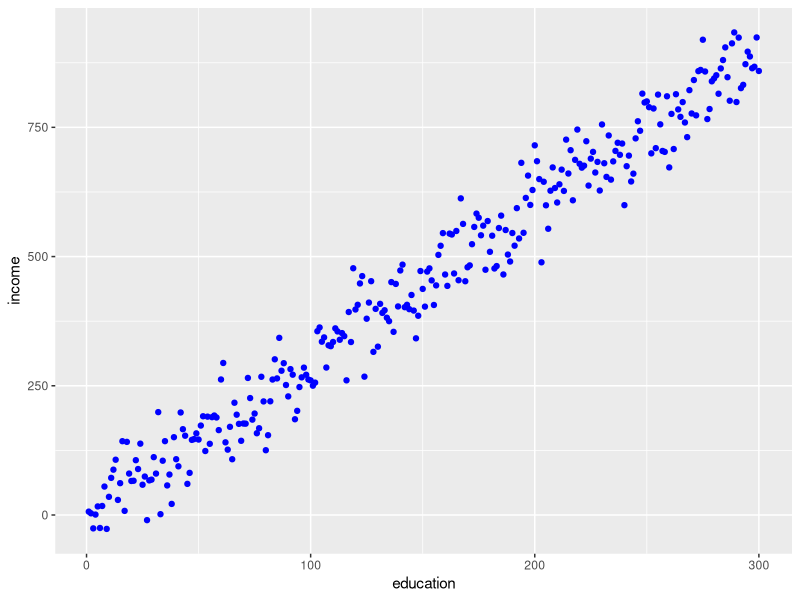
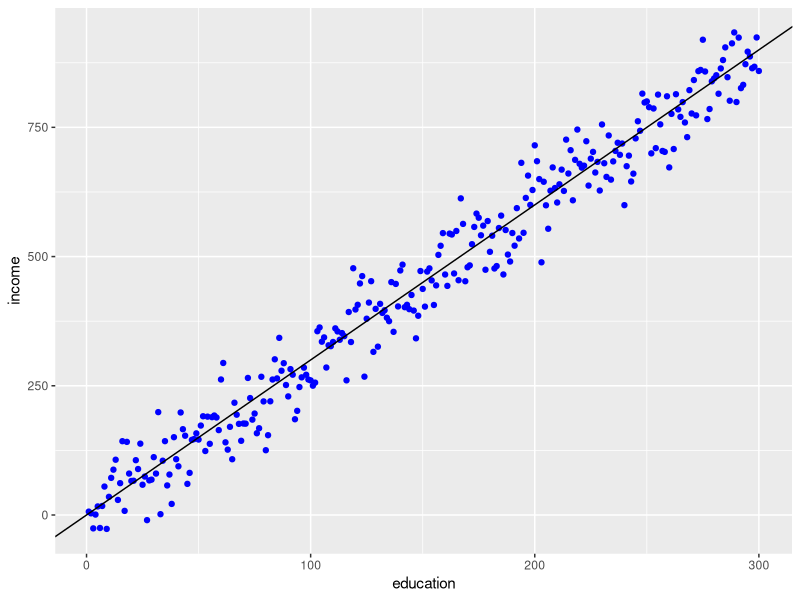
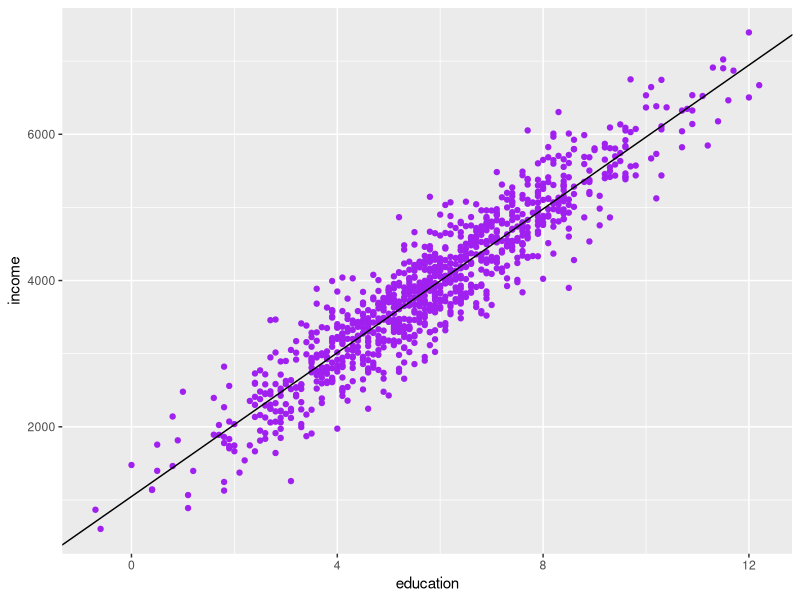
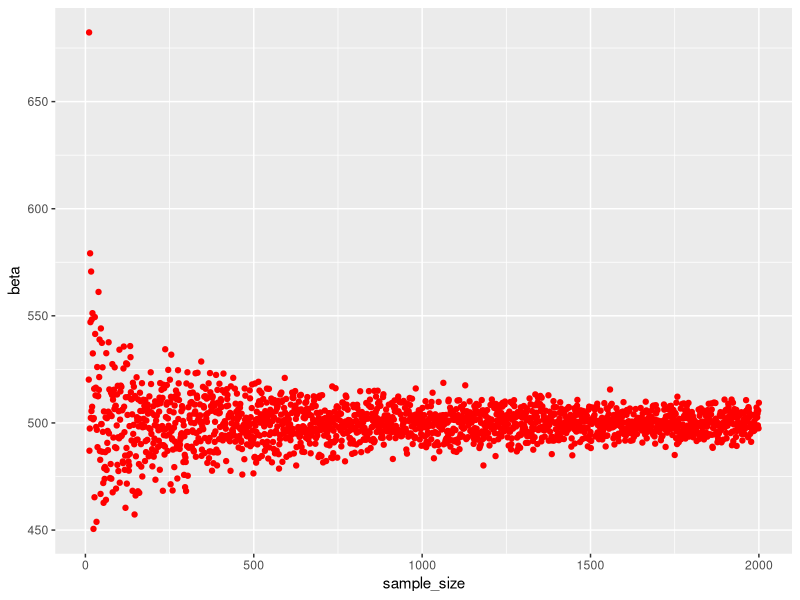
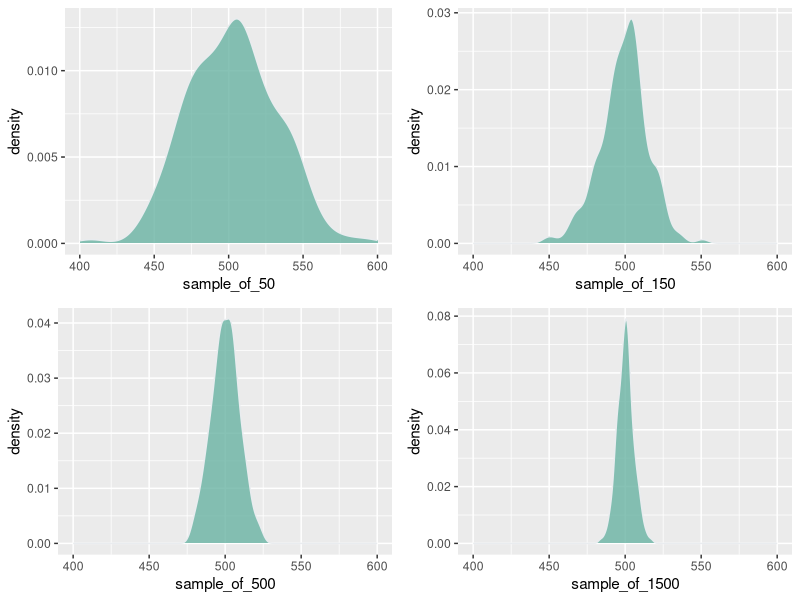

The R source for these figures, in order:
## ---- chunk 1
#sample with linear relationship between x and y
n = 300
education = seq(1, n)
income = 3*education + rnorm(n=n, sd=45) 
data1 = data.frame(education,income)

#plot relationship in order to make it more intuitive
library(ggplot2)
ggplot(data1, aes(x=education, y=income)) + geom_point(col="blue")
## ---- chunk 2
library(ggplot2)
ggplot(data1, aes(x=education, y=income)) + geom_point(col="blue") +
  geom_abline(intercept = 0, slope = 3)
## ---- chunk 3
send_survey = function(n){
  education = rnorm(mean = 6, sd = 2, n=n)
  income = 1000 + 500*education + rnorm(n=n, sd=400) 
  education = round(education, 1)
  data = data.frame(education,income)
  return(data)
}
## ---- chunk 4
send_survey(10)
## ---- chunk 5
# the survey result are store in a object called "data"
n = 1000
data = send_survey(n)

#define X and y
X = cbind(data$education, rep(1, times=n)) #add a column of 1 because we use matrix product
y = data$income

#compute beta
beta = solve((t(X) %*% X)) %*% t(X) %*% y
cat("Beta0 estimation =", beta[2],
    "\nBeta1 estimation =", beta[1])
## ---- chunk 6
ggplot(data, aes(x=education, y=income)) + geom_point(col="purple") +
  geom_abline(intercept = beta[2], slope = beta[1])
## ---- chunk 7
#create a function that computes beta for a given sample size
compute_beta = function(n, index=1){

  # the survey result are store in a object called "data"
  data = send_survey(n)
  
  #define X and y
  X = cbind(data$education, rep(1, times=n)) #add a column of 1 because we use matrix product
  y = data$income
  
  #compute beta
  beta = solve((t(X) %*% X)) %*% t(X) %*% y
  return(beta[index])
}
## ---- chunk 8
#create the data frame to plot
beta = c()
sample_size = c()
for (i in seq(10, 2000)){
  beta = append(beta, compute_beta(i))
  sample_size = append(sample_size, i)
}
data = as.data.frame(cbind(beta, sample_size))

#plot result
library(ggplot2)
ggplot(data, aes(x=sample_size, y=beta)) + geom_point(col="red")
## ---- chunk 9
cat("Average value of beta1 estimation based on almost 2000 different samples:", mean(data$beta))
## ---- chunk 10
compute_beta = function(n, index=1){

  # the survey result are store in a object called "data"
  data = send_survey(n)
  
  #define X and y
  X = cbind(data$education, rep(1, times=n)) #add a column of 1 because we use matrix product
  y = data$income
  
  #compute beta
  beta = solve((t(X) %*% X)) %*% t(X) %*% y
  return(beta[index])
}

#compute 200 beta with 4 different sample size (50, 150, 500 and 1500)
sample_of_50 = c()
sample_of_150 = c()
sample_of_500 = c()
sample_of_1500 = c()
for (i in seq(1,200)){
  sample_of_50 = append(sample_of_50, compute_beta(50))
  sample_of_150 = append(sample_of_150, compute_beta(150))
  sample_of_500 = append(sample_of_500, compute_beta(500))
  sample_of_1500 = append(sample_of_1500, compute_beta(1500))
}
data = data.frame(sample_of_50, sample_of_150, sample_of_500, sample_of_1500)

#plot the distribution
library(ggplot2)
library(ggpubr)
plot1 = ggplot(data, aes(x=sample_of_50)) + geom_density(fill="#69b3a2", color="#e9ecef", alpha=0.8) + xlim(400,600)
plot2 = ggplot(data, aes(x=sample_of_150)) + geom_density(fill="#69b3a2", color="#e9ecef", alpha=0.8) + xlim(400,600)
plot3 = ggplot(data, aes(x=sample_of_500)) + geom_density(fill="#69b3a2", color="#e9ecef", alpha=0.8) + xlim(400,600)
plot4 = ggplot(data, aes(x=sample_of_1500)) + geom_density(fill="#69b3a2", color="#e9ecef", alpha=0.8) + xlim(400,600)

ggarrange(plot1, plot2, plot3, plot4) 
## ---- chunk 11
generate_data = function(n){
  x = rnorm(mean = 100, sd = 20, n=n)
  y = rnorm(mean = 20, sd = 100, n=n)
  data = data.frame(x, y)
  return(data)
}
